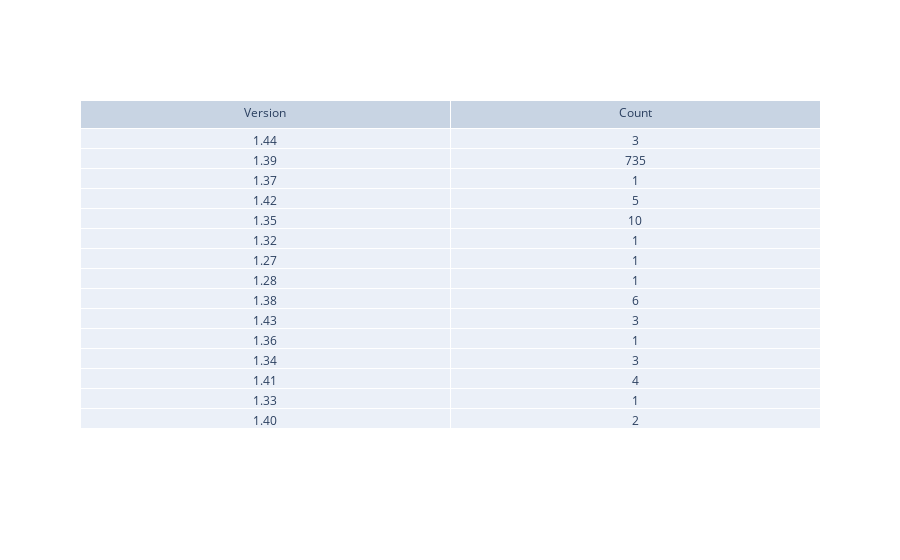

Notebook source saved alongside this figure:
### Code cell
# Display a table underneath that just shows the grouped versions (including 1.39.7 thought) and the counts
df = pd.DataFrame(list(grouped_version_counts.items()), columns=['Version', 'Count'])
fig = go.Figure(data=[go.Table(header=dict(values=['Version', 'Count']),
                               cells=dict(values=[df['Version'], df['Count']]))
                     ])
fig.show()

### Figure 1 — Plotly figure (JSON) as saved in the notebook; plotly's stock layout.template omitted (floating-point values rounded to 4 significant figures)
{"data": [{"cells": {"values": [["1.44", "1.39", "1.37", "1.42", "1.35", "1.32", "1.27", "1.28", "1.38", "1.43", "1.36", "1.34", "1.41", "1.33", "1.40"], [3, 735, 1, 5, 10, 1, 1, 1, 6, 3, 1, 3, 4, 1, 2]]}, "header": {"values": ["Version", "Count"]}, "type": "table"}], "layout": {}}
